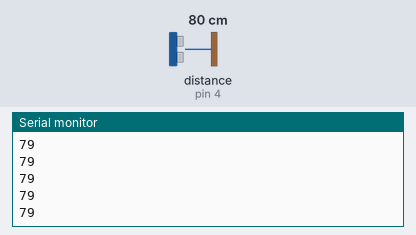
Recording of a sketch running on a simulated Arduino Uno, built with avr-gcc and run on an emulated ATmega328P. On the bench: the last lines printed to the serial monitor. Wiring (inferred from the names in the program): ultrasonic range finder: trigger pin 2; echo pin 4. The test bench sets the inputs (shaded band); at power-on: distance to the obstacle (sensor on pin 4) 80 cm. The echo pulse lasts 58.3 µs per cm.

Above: at 1.2 s.
1.3 s: distance to the obstacle (sensor on pin 4) set to 2 cm
At 2.1 s:
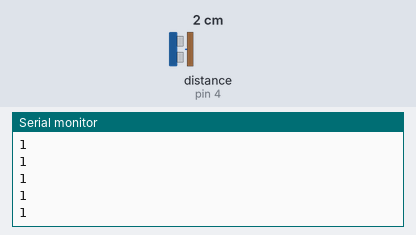
2.8 s: distance to the obstacle (sensor on pin 4) set to 4 cm
At 3.9 s:
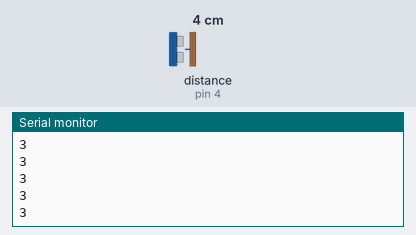
Timing chart, 0 to 5.8 s (numbered marks = the images above; inputs shaded):
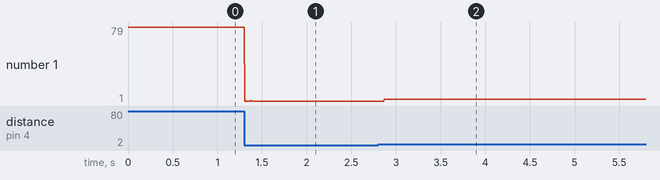

The sketch:

Ultrasonic_Sensor.ino
```cpp
int TrigPin1 = 2;
int EchoPin1 = 4;
double duration;
int d1;

void setup()
{
  pinMode(TrigPin1, OUTPUT);
  pinMode(EchoPin1, INPUT);
  Serial.begin(9600);
}

int CalculateDistance(int TrigPin, int EchoPin)
{
  digitalWrite(TrigPin, LOW);
  digitalWrite(TrigPin, HIGH);
  delayMicroseconds(10);
  digitalWrite(TrigPin, LOW);

  duration = pulseIn(EchoPin, HIGH);
  int distance = (duration*0.0343)/2; //distance in cm
  return distance;
}

void loop()
{
  d1 = CalculateDistance(TrigPin1, EchoPin1);
  Serial.println(d1);
}
```

Measured:
- after the input at 1.3 s, the serial monitor: prints a new line at once (image 1)
- after the input at 2.8 s, the serial monitor: prints a new line after 0.07 s (image 2)
- plotted number 1: 79 → 1 after the input at 1.3 s, 1 → 3 after the input at 2.8 s
